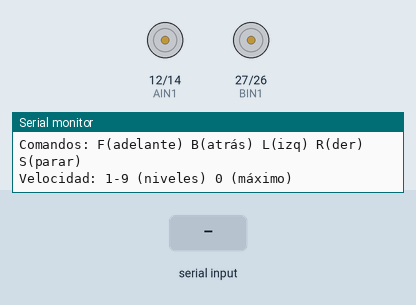
The program below on a simulated ESP32. Shown: motor-driver pin pairs drawn as motors (green arrow = first pin HIGH = forward, orange = second pin HIGH = backward, longer = more drive, scaled by the enable pin), the last lines printed to the serial monitor. The inputs (shaded band) are chosen by the test bench. Nothing arrives over Bluetooth unless stated.

Above: at 1.7 s.
1.8 s: "F" received over the second serial link
At 2.3 s:
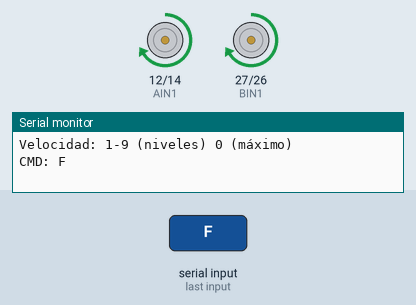
3.3 s: "B" received over the second serial link
At 4.5 s:
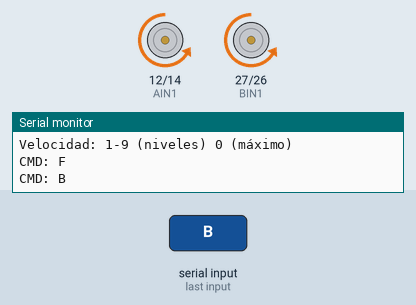
4.8 s: "L" received over the second serial link
At 5.8 s:
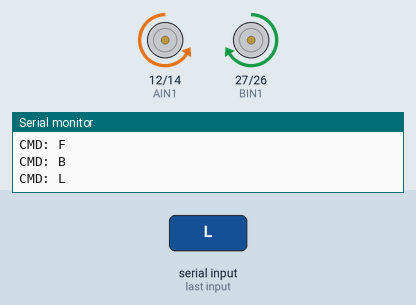
6.3 s: "R" received over the second serial link
At 7.0 s:
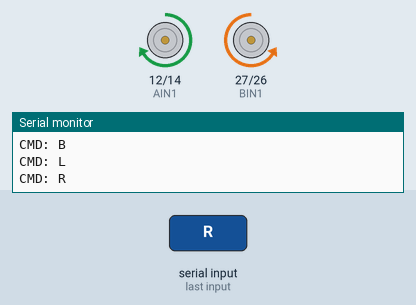
Timing chart, 0 to 8.8 s (numbered marks = the images above; inputs shaded):
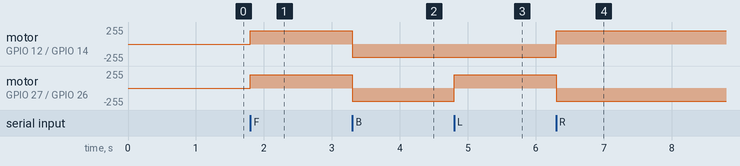

Measured:
- after the input at 1.8 s, motor on GPIO 12 (AIN1) / GPIO 14 (AIN2), motor on GPIO 27 (BIN1) / GPIO 26 (BIN2): stopped → forward 199/255 at once
- after the input at 3.3 s, motor on GPIO 12 (AIN1) / GPIO 14 (AIN2), motor on GPIO 27 (BIN1) / GPIO 26 (BIN2): forward 199/255 → backward 199/255 at once
- after the input at 4.8 s, motor on GPIO 27 (BIN1) / GPIO 26 (BIN2): backward 199/255 → forward 199/255 at once
- after the input at 6.3 s, motor on GPIO 12 (AIN1) / GPIO 14 (AIN2): backward 199/255 → forward 199/255 at once; motor on GPIO 27 (BIN1) / GPIO 26 (BIN2): forward 199/255 → backward 199/255 at once

The program:

main.cpp
```cpp
#include <Arduino.h>
#include <BluetoothSerial.h>
#include "esp_bt.h"

BluetoothSerial SerialBT;

// ==========================
// PINES TB6612FNG
// ==========================

// Motor A (izquierdo)
const int AIN1 = 12;
const int AIN2 = 14;
const int PWMA = 32;  // PWM para controlar velocidad Motor A

// Motor B (derecho)
const int BIN1 = 27;
const int BIN2 = 26;
const int PWMB = 33;  // PWM para controlar velocidad Motor B

// ==========================
// CONFIGURACIÓN PWM
// ==========================
const int PWM_FREQ = 5000;      // Frecuencia PWM 5kHz
const int PWM_RESOLUTION = 8;   // Resolución 8 bits (0-255)
const int CHANNEL_A = 0;        // Canal PWM para Motor A
const int CHANNEL_B = 1;        // Canal PWM para Motor B

// Variables de velocidad
int velocidad_A = 200;  // Velocidad Motor A (0-255)
int velocidad_B = 200;  // Velocidad Motor B (0-255)


// ==========================
// FUNCIONES MOTOR A
// ==========================
void motorA_forward() {
  digitalWrite(AIN1, HIGH);
  digitalWrite(AIN2, LOW);
  ledcWrite(CHANNEL_A, velocidad_A);
}

void motorA_backward() {
  digitalWrite(AIN1, LOW);
  digitalWrite(AIN2, HIGH);
  ledcWrite(CHANNEL_A, velocidad_A);
}

void motorA_stop() {
  digitalWrite(AIN1, LOW);
  digitalWrite(AIN2, LOW);
  ledcWrite(CHANNEL_A, 0);
}

// ==========================
// FUNCIONES MOTOR B
// ==========================
void motorB_forward() {
  digitalWrite(BIN1, HIGH);
  digitalWrite(BIN2, LOW);
  ledcWrite(CHANNEL_B, velocidad_B);
}

void motorB_backward() {
  digitalWrite(BIN1, LOW);
  digitalWrite(BIN2, HIGH);
  ledcWrite(CHANNEL_B, velocidad_B);
}

void motorB_stop() {
  digitalWrite(BIN1, LOW);
  digitalWrite(BIN2, LOW);
  ledcWrite(CHANNEL_B, 0);
}

// ==========================
// MOVIMIENTOS GENERALES
// ==========================
void forward() {
  motorA_forward();
  motorB_forward();
}

void backward() {
  motorA_backward();
  motorB_backward();
}

void left() {
  motorA_backward();
  motorB_forward();
}

void right() {
  motorA_forward();
  motorB_backward();
}

void stopAll() {
  motorA_stop();
  motorB_stop();
}

// ==========================
// CONTROL DE VELOCIDAD
// ==========================
void setVelocidad(int vel) {
  // Limitar velocidad entre 0 y 255
  if (vel < 0) vel = 0;
  if (vel > 255) vel = 255;

  velocidad_A = vel;
  velocidad_B = vel;
}

void setVelocidadNivel(int nivel) {
  // Mapear nivel 1-10 a velocidad 0-255
  // 1 = 25, 2 = 51, 3 = 76, ..., 10 = 255
  if (nivel < 1) nivel = 1;
  if (nivel > 10) nivel = 10;

  int vel = (nivel * 255) / 10;
  setVelocidad(vel);

  Serial.print("Nivel de velocidad: ");
  Serial.print(nivel);
  Serial.print("/10 - Velocidad PWM: ");
  Serial.println(vel);
}

// ==========================
// SETUP
// ==========================
void setup() {
  Serial.begin(115200);
  delay(500);
  Serial.println("Iniciando Bluetooth...");

  esp_bt_controller_mem_release(ESP_BT_MODE_BLE);
  esp_bt_controller_enable(ESP_BT_MODE_CLASSIC_BT);

  SerialBT.begin("Sebas");
  Serial.println("Bluetooth iniciado correctamente");

  // Configurar pines de dirección como salidas
  pinMode(AIN1, OUTPUT);
  pinMode(AIN2, OUTPUT);
  pinMode(BIN1, OUTPUT);
  pinMode(BIN2, OUTPUT);

  // Configurar canales PWM
  ledcSetup(CHANNEL_A, PWM_FREQ, PWM_RESOLUTION);
  ledcSetup(CHANNEL_B, PWM_FREQ, PWM_RESOLUTION);

  // Asignar pines PWM a los canales
  ledcAttachPin(PWMA, CHANNEL_A);
  ledcAttachPin(PWMB, CHANNEL_B);

  stopAll();
  Serial.println("Sistema listo - Control PWM activado");
  Serial.println("Comandos: F(adelante) B(atrás) L(izq) R(der) S(parar)");
  Serial.println("Velocidad: 1-9 (niveles) 0 (máximo)");
}

// ==========================
// LOOP
// ==========================
void loop() {

  if (SerialBT.available()) {
    char cmd = SerialBT.read();

    Serial.print("CMD: ");
    Serial.println(cmd);

    switch (cmd) {
      case 'F': forward();            break;
      case 'B': backward();           break;
      case 'L': left();               break;
      case 'R': right();              break;
      case 'S': stopAll();            break;
      case '0': setVelocidadNivel(1); break;
      case '1': setVelocidadNivel(2); break;
      case '2': setVelocidadNivel(3); break;
      case '3': setVelocidadNivel(4); break;
      case '4': setVelocidadNivel(5); break;
      case '5': setVelocidadNivel(6); break;
      case '6': setVelocidadNivel(7); break;
      case '7': setVelocidadNivel(8); break;
      case '8': setVelocidadNivel(9); break;
      case '9': setVelocidadNivel(10); break; // 0 = Velocidad máxima (nivel 10)
    }
  }
}
```
